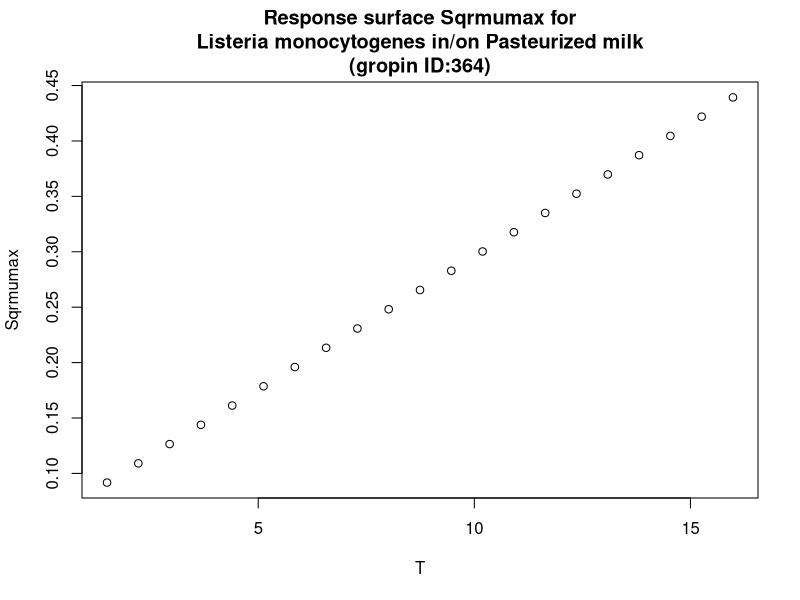

Reproduce this figure in R.
#############################
# start of Parameter script
#############################
T <- seq(1.5015,15.984015984016,length.out=21)
#############################
# end of Parameter script
#############################
############################# 
# start of Model script Gropin ID 364 
#############################
 
# constant coefficients for this model
 
variables <- data.frame(T)
argumentsPar <- expand.grid(variables)
 
# heart of the model
response_surface <- function(T) {
   mumax <-0.024*(T+2.32)

return(mumax=mumax)
} 

# output parameters
responseSurface <- cbind(argumentsPar,response_surface(argumentsPar['T']))
colnames(responseSurface) <- c(colnames(argumentsPar),'Sqrmumax')
#############################
# End of Model script
#############################
############################# 
# start of Visualisation script Gropin ID 364 
#############################
plot(T,responseSurface$'Sqrmumax',xlab='T',
                          ylab='Sqrmumax',main='Response surface Sqrmumax for
Listeria monocytogenes in/on Pasteurized milk
(gropin ID:364)')
#############################
# End of Visualisation script
#############################
